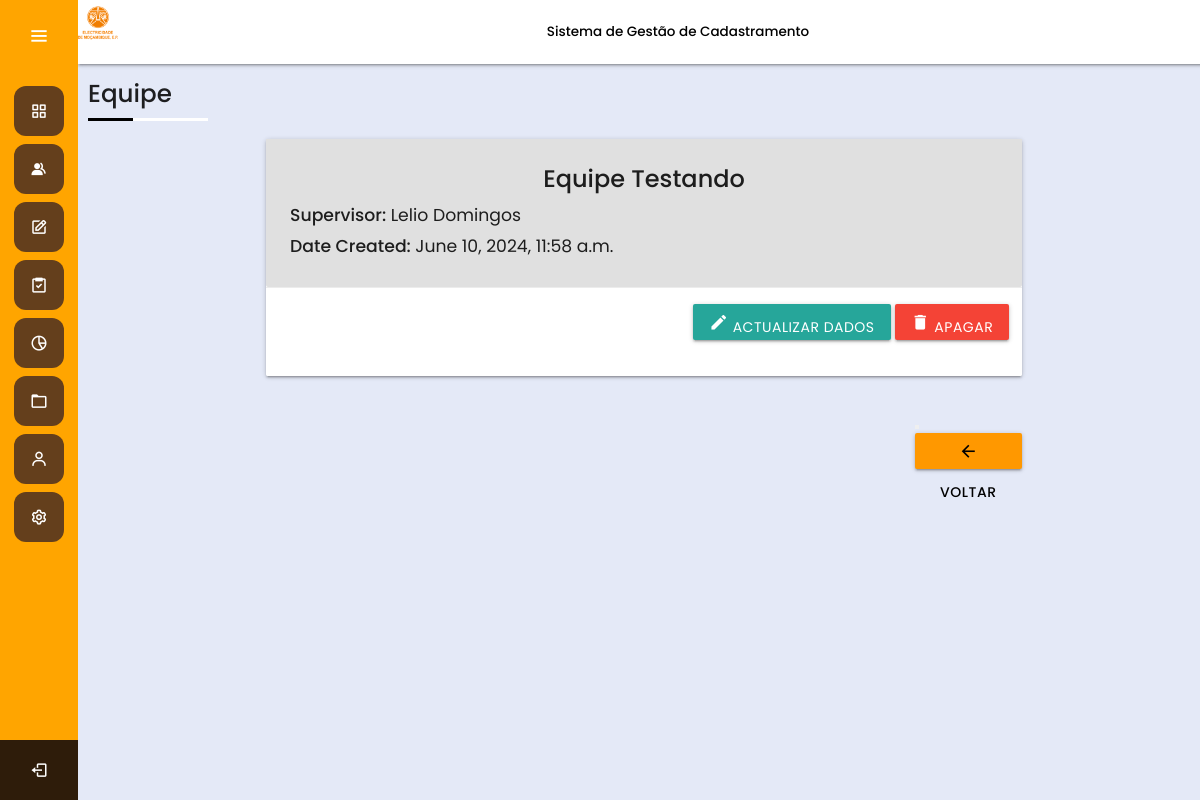
Page /team/team-detail/67/ (signed in) on the earlier database version.
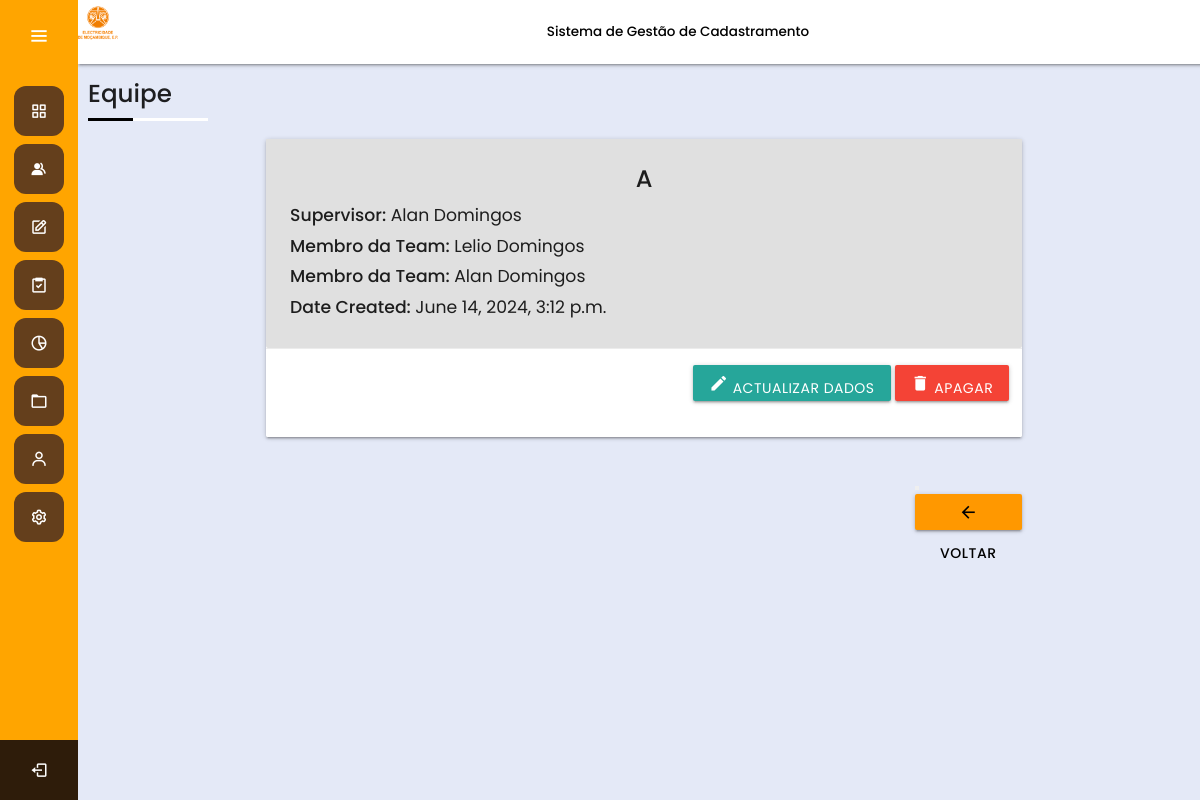
Same page on the later database version.
### Team/models.py (models this page shows, shortened)
class Team(models.Model):
    name = models.CharField(max_length=100, unique=True)
    slug = models.SlugField(default="", null=False)
    state = models.BooleanField(default=True)
    asc = models.ForeignKey(ASC, on_delete=models.CASCADE)
    creator = models.ForeignKey(User, on_delete=models.CASCADE, related_name='created_teams')
    membros = models.ManyToManyField(User,  related_name='teams_members', limit_choices_to={'user_type__in':['tecnico_campo']})
    supervisor = models.ForeignKey(User, on_delete=models.CASCADE, related_name='teams_supervisor', limit_choices_to={'user_type__in':['supervisor_campo']}, default=1)
    date_created = models.DateTimeField(default=timezone.now)
    def get_membros(self):
        return ", ".join([membro.first_name for membro in self.membros.first_name.all()])
    get_membros.short_description = 'Membros'

### Accounts/models.py (models this page shows, shortened)
class User(AbstractUser):
    ASC = models.ForeignKey(ASC, on_delete=models.SET_NULL, null=True, blank=True)
    USER_TYPE_CHOICES = (
        ('tecnico_campo', 'Operador de Campo'),
        ('supervisor_campo', 'Supervisor de Campo'),
        ('tecnico_office', 'Tecnico Office'),
        ('supervisor_ASC', 'Supervisor ASC'),
        ('supervisor_regiao', 'Supervisor da Região'),
        ('direccao_central', 'Direcção Central'),
    )
    user_type = models.CharField(max_length=20, choices=USER_TYPE_CHOICES)
    USERNAME_FIELD = 'username'
    REQUIRED_FIELDS = ['email']
    objects = CustomUsuario()

### Team/views.py (the view, shortened to what this page needs)
# urls.py: path('team-detail/<int:pk>/', Detailview.as_view(), name='team_detail'),
class Detailview(PermissionRequiredMixin, DetailView):
  permission_required= 'Team.view_team'
  model = Team
  template_name = 'team_detail.html'
  context_object_name = 'detail'
  def get_context_data(self, **kwargs):
    context = super().get_context_data(**kwargs)
    details = Team.objects.filter(pk=self.kwargs.get('pk'))
    context['detail'] = details.first()  # Assumindo que você precisa apenas de um detalhe
    return context

### Accounts/models.py (called while the page is built)
    def __str__(self):
        return self.nome

### templates/team_detail.html (shortened to what this page needs)
{% extends "base.html" %}
{% load static %}
{% load materializecss %}
{% block page_header %}
  Equipe
{% endblock page_header %}
{% block content_main %}
      <div class="container">
        <div class="row">
          <div class="col s12">
            <div class="card">
              <div class="card-content grey lighten-2">
                <span class="card-title"> <center> <strong class="center-text">{{detail.name}}</strong> </center> </span>
                  <h6><strong>Supervisor: </strong> {{detail.supervisor.first_name}} </h6>
                  {% for members in  detail.membros.all %}
                  <h6><strong>Membro da Team: </strong> {{members.first_name}}</h6>
                  {% endfor %}
                  <h6><strong>Date Created:  </strong> {{detail.date_created}}</h6>
              </div>
              <div class="card-action">
                <div class="row">
                  <div class="right">
                    <a href="{% url 'Team:team_edit' pk=detail.pk %}" class="waves-effect waves-light btn"><i class="material-icons" data-toggle="tooltip" title="Edit">edit</i> Actualizar dados</a>
                <a href="#modal2" class="waves-effect waves-light btn red modal-trigger"> <i class="material-icons" data-toggle="tooltip" title="Delete">delete</i> Apagar </a>
              </div>
            </div>
          </div>
        </div>
      </div>
    </div>
<div class="row">
    <div class="col s2 right">
      <button type="button"></button>
      <a href="{% url 'Team:team_show' %}" class="btn orange black-text"><i class="material-icons">arrow_back</i> Voltar </a>
    </div>
  </div>
{% endblock content_main %}

Differences in the rows shown:
changed Team: name "Equipe Testando" → "A"; supervisor.first_name "Lelio Domingos" → "Alan Domingos"; date_created "June 10, 2024, 11:58 a.m." → "June 14, 2024, 3:12 p.m."
now on this page (row edited): User: first_name "Lelio Domingos"
now on this page (row edited): User: first_name "Alan Domingos"
